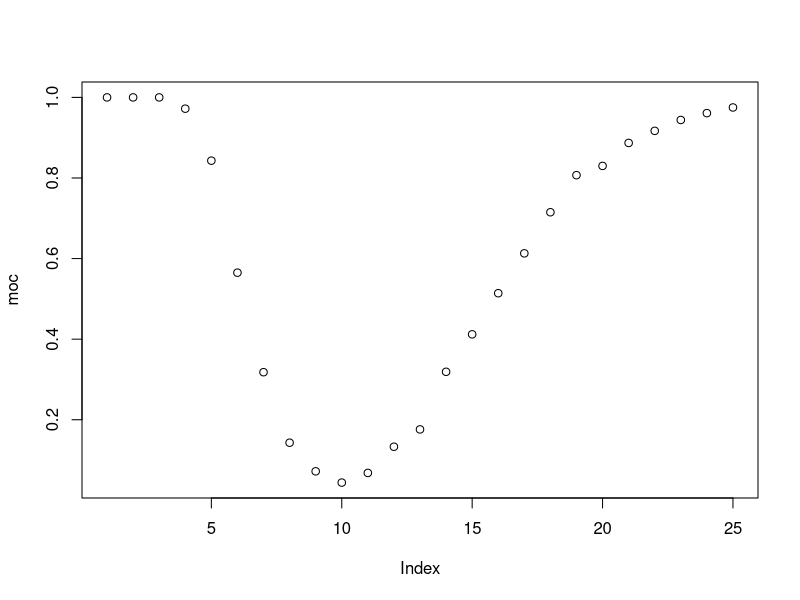
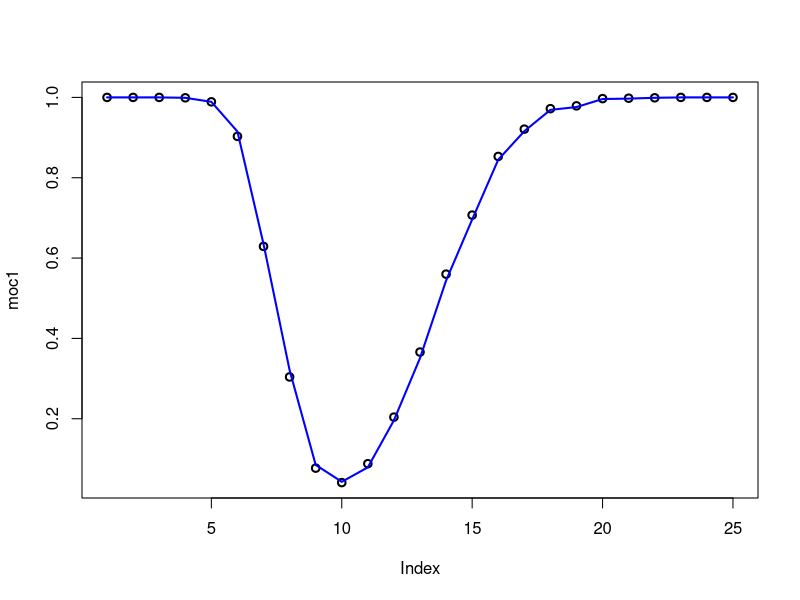
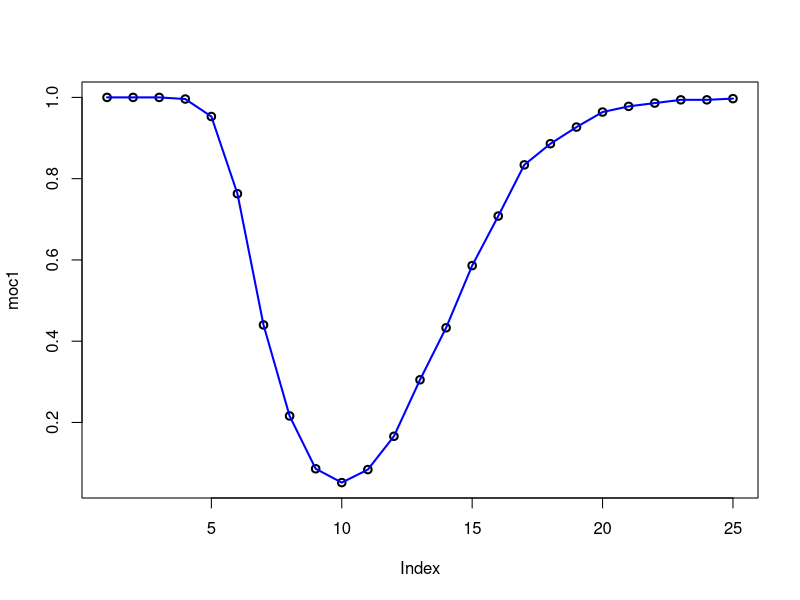

Recreate these plots in R, in order.
setwd('/Users/jedrzejsarna/Desktop/II stopien 3 semestr/Testowanie hipotez statystycznych')

#Oprogramować jednostajnie najmocniejszy test wśród testów nieobciążonych dla problemu testowania równości wariancji w modelu Gaussowskim. 
#Przetestować jednorodność wariancji na danych z Baza 2.2.
TV<-function(X,Y) {
  nx<-length(X)
  ny<-length(Y)
  T<- sum((Y-mean(Y))^2)/ (sum((Y-mean(Y))^2)+ sum((X-mean(X))^2)) 
  F<-function(x,t){
    pbeta(x,(ny-1)/2,(nx-1)/2) -
    pbeta(x,(ny+1)/2,(nx-1)/2) -
    pbeta(t,(ny-1)/2,(nx-1)/2) +
    pbeta(t,(ny+1)/2,(nx-1)/2)
    }
  if(T<((ny-1)/(nx+ny-2))) { #sprawdzamy czy jestesmy po lewej stronie wartosci oczekiwanej
    a<-c()
    b<-c()
    a[1]= ((ny-1)/(nx+ny-2)) #lewy koniec przedzialu to wartosc oczekiwana
    b[1]=1 #prawa strona to 1
    for (i in 1:40) #wykonujemy metode bisekcji
    {
      d<-(a[i]+b[i])/2
      if(F(d,T)<0) { #jezeli wartosc jest ujemna, prawy koniec przesuwam a lewy zostawiam
        a[i+1]=a[i]
        b[i+1]=d 
        }
      else { #jezeli dodatnia, przesuwam lewy koniec
        a[i+1]=d
        b[i+1]=b[i]
        }
    }
    d=(a[40]+b[40])/2 #nasz szukany pierwiastek (punkt gdzie zeruje sie funkcja) to bedzie srednia a[40] i b[40]
    p<-pbeta(T,(ny-1)/2,(nx-1)/2)+1-pbeta(d,(ny-1)/2,(nx-1)/2)
  }
  if(T>=((ny-1)/(nx+ny-2))) { #jezeli po prawej stronie
    a<-c()
    b<-c()
    a[1]= 0 #lewy koniec w 0
    b[1]=((ny-1)/(nx+ny-2)) #prawy w wartosci oczekiwanej
    for (i in 1:40) {
    d<-(a[i]+b[i])/2 
    if(F(d,T)<0) {
      a[i+1]=d
      b[i+1]=b[i] 
      }
    else {
      a[i+1]=a[i]
      b[i+1]=d 
      }
    }
    d=(a[40]+b[40])/2
    p<-pbeta(d,(ny-1)/2,(nx-1)/2)+1-pbeta(T,(ny-1)/2,(nx-1)/2)
  }
  return(p)
}
#wykonajmy test na danych

library(readxl)
Baza<- read_excel("Baza 2.2.xlsx")
X<-na.exclude(Baza$"Zdrowi")
Y<-na.exclude(Baza$"Chorzy")
TV(X,Y) #zwraca p-wartosc, to znaczy ze nie ma podstaw do twierdzenia ze hipoteza jest falszywa,
#a hipoteza mowila ze wariancje sa rowne


#Narysować wykres empirycznej mocy powyższego testu dla 20 obserwacji 𝑋 z rozkładu 𝑁(2,10) i 20 
#obserwacji 𝑌 z rozkładu 𝑁(5, 𝑠) gdzie 𝑠 ∈ [1,25].

#test nieobciazony, to moc dla wariancji roznej od 10 powinna rosnac, dla 10 powinna wynosic alfa

moc<-c()
m<-c()
mc<-1000
s<-seq(1,25,by=1) #sekwencja odchylen standardowych dla Y, 
for (k in 1:25) {
  for (j in 1:mc) { #przy ustalonej wariancji generuje moce testu
    X<-rnorm(20,2,10)
    Y<-rnorm(20,5,s[k])
    p<-TV(X,Y)
    m[j]=0 
    if(p<0.05){ #jezeli p wartosc mniejsza niz ustalone alfa to odrzucamy
      m[j]=1
      }
  }
  moc[k]<-mean(m) #srednia moc dla kazdej wariancji
}
plot(moc)
#jezeli moc dla wariancji rownej 10 wyjdzie 0.05 to test nieobciazony



#Gotowy test jednorodności wariancji (F-test) dla wektorów 𝑋 i 𝑌 uzyskujemy formuł̨
TEST = var.test(X,Y)
TEST$p.value


#Sporządzić na jednym rysunku wykres empirycznej mocy dla F-testu i testu jednostajnie najmocniejszego wśród 
#nieobciążonych dla 30 obserwacji 𝑋 z rozkładu 𝑁(2,10) i 70 obserwacji 𝑌 z rozkładu 𝑁(5, 𝑠) gdzie
#𝑠 ∈ [1,25]. Czy wykresy różnią się znacząco od siebie?
moc1<-c()
m1<-c()
moc2<-c()
m2<-c()
mc<-1000
s<-seq(1,25,by=1)
for (k in 1:25) {
  for (j in 1:mc) {
    X<-rnorm(30,2,10)
    Y<-rnorm(70,5,s[k])
    p1<-TV(X,Y)
    p2<-var.test(X,Y)$p.value
    m1[j]=0
    m2[j]=0
    if(p1<0.05){
      m1[j]=1
    } 
    if(p2<0.05){
      m2[j]=1
      }
  } 
  moc1[k]<-mean(m1)
  moc2[k]<-mean(m2)
}
plot(moc1,lwd=2)
lines(moc2, col="blue", lwd=2)
#test dziala prawie tak samo, ale mozna zauwazyc ze punkty z prawej strony sa powyzej linii a z lewej ponizej

#jezeli wezmiemy tyle samo X co Y (licznosc taka sama) to moce sie nie roznia
moc1<-c()
m1<-c()
moc2<-c()
m2<-c()
mc<-1000
s<-seq(1,25,by=1)
for (k in 1:25) {
  for (j in 1:mc) {
    X<-rnorm(30,2,10)
    Y<-rnorm(30,5,s[k])
    p1<-TV(X,Y)
    p2<-var.test(X,Y)$p.value
    m1[j]=0
    m2[j]=0
    if(p1<0.05){
      m1[j]=1
    } 
    if(p2<0.05){
      m2[j]=1
    }
  } 
  moc1[k]<-mean(m1)
  moc2[k]<-mean(m2)
}
plot(moc1,lwd=2)
lines(moc2, col="blue", lwd=2)

#Dlaczego teraz wykresy sa takie same? Wtedy rozklad beta jest symetryczny wzgledem 1/2, czyli mozna brac var.test ESSA

